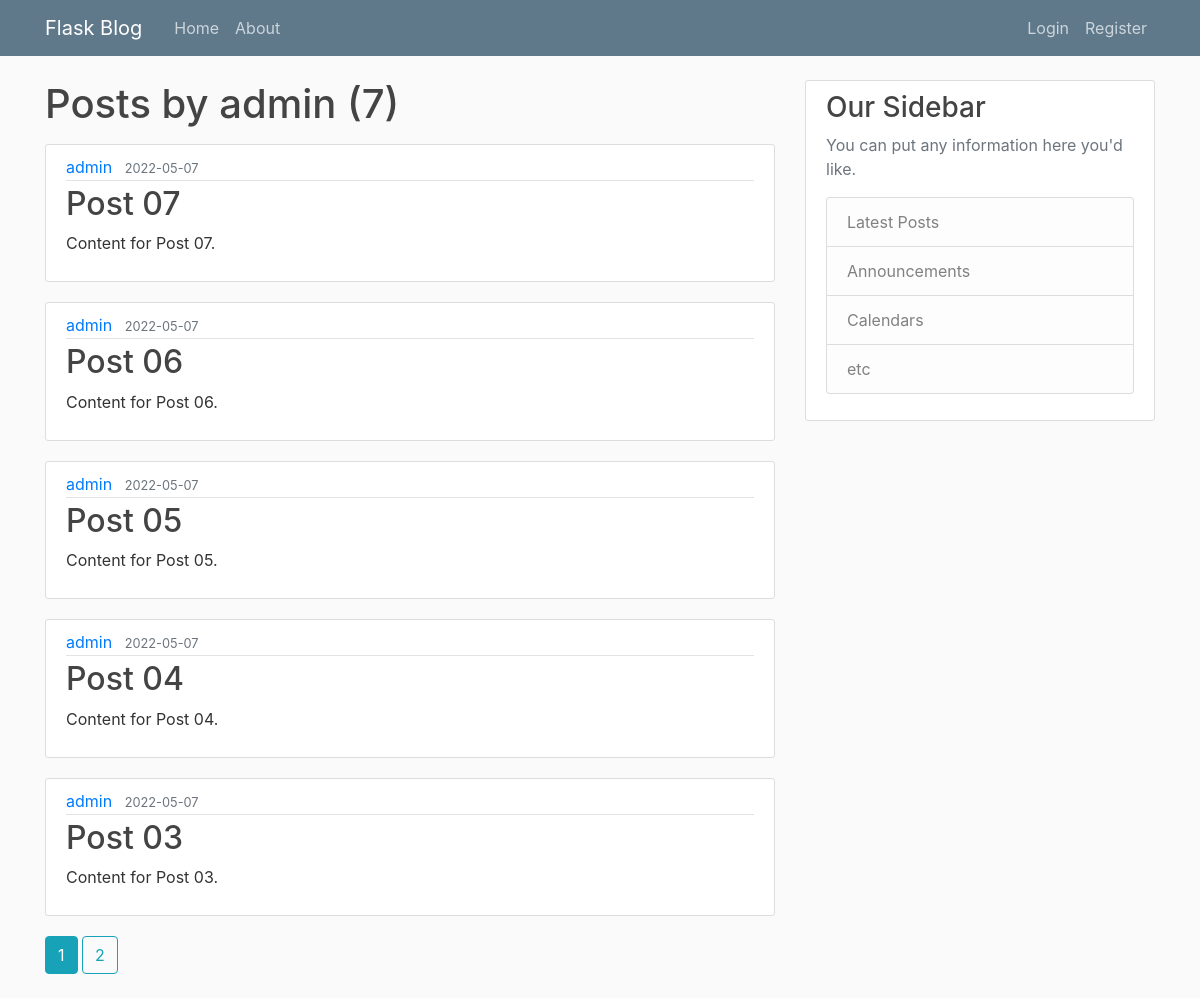
Screenshot of /user/admin with the database file from the repository.
### flaskblog/models.py (models this page shows, shortened)
class User(db.Model, UserMixin):
    id = db.Column(db.Integer, primary_key=True)
    username = db.Column(db.String(20), unique=True, nullable=False)
    email = db.Column(db.String(120), unique=True, nullable=False)
    image_file = db.Column(db.String(20), nullable=False, default='default.jpg')
    password = db.Column(db.String(60), nullable=False)
    posts = db.relationship('Post', backref='author', lazy=True)

class Post(db.Model):
    id = db.Column(db.Integer, primary_key=True)
    title = db.Column(db.String(100), nullable=False)
    date_posted = db.Column(db.DateTime, nullable=False, default=datetime.utcnow)
    content = db.Column(db.Text, nullable=False)
    user_id = db.Column(db.Integer, db.ForeignKey('user.id'), nullable=False)

### flaskblog/users/routes.py (the view)
@users.route("/user/<string:username>")
def user_posts(username):
    page = request.args.get('page', 1, type=int)
    user = User.query.filter_by(username=username).first_or_404()
    posts = Post.query.filter_by(author=user)\
        .order_by(Post.date_posted.desc())\
        .paginate(page=page, per_page=5)
    return render_template('user_posts.html', posts=posts, user=user)

### flaskblog/templates/user_posts.html
{% extends "layout.html" %}
{% block content %}
    <h1 class="mb-3">Posts by {{ user.username }} ({{ posts.total }})</h1>
    {% for post in posts.items %}
        <article class="media content-section">
          <div class="media-body">
            <div class="article-metadata">
              <a class="mr-2" href="{{ url_for('users.user_posts', username=post.author.username) }}">{{ post.author.username }}</a>
              <small class="text-muted">{{ post.date_posted.strftime('%Y-%m-%d') }}</small>
            </div>
            <h2><a class="article-title" href="{{ url_for('posts.post', post_id=post.id) }}">{{ post.title }}</a></h2>
            <p class="article-content">{{ post.content }}</p>
          </div>
        </article>
    {% endfor %}
    {% for page_num in posts.iter_pages(left_edge=1, right_edge=1, left_current=1, right_current=2) %}
        {% if page_num %}
          {% if posts.page == page_num %}
            <a class="btn btn-info mb-4" href="{{ url_for('users.user_posts', username=user.username, page=page_num) }}">{{ page_num }}</a>
          {% else %}
            <a class="btn btn-outline-info mb-4" href="{{ url_for('users.user_posts', username=user.username, page=page_num) }}">{{ page_num }}</a>
          {% endif %}
        {% else %}
          ...
        {% endif %}
    {% endfor %}
{% endblock content %}

### flaskblog/static/main.css (style rules this page uses)
body { background: #fafafa; color: #333333; margin-top: 5rem; }
h1, h2, h3, h4, h5, h6 { color: #444444; }
.content-section { background: #ffffff; padding: 10px 20px; border: 1px solid #dddddd; border-radius: 3px; margin-bottom: 20px; }
.article-title { color: #444444; }
.article-content { white-space: pre-line; }
.article-metadata { padding-bottom: 1px; margin-bottom: 4px; border-bottom: 1px solid #e3e3e3 }

### rows the page displays
User: username "admin"
Post: author.username "admin", date_posted "2022-05-07", title "Post 07", content "Content for Post 07."
Post: author.username "admin", date_posted "2022-05-07", title "Post 06", content "Content for Post 06."
Post: author.username "admin", date_posted "2022-05-07", title "Post 05", content "Content for Post 05."
Post: author.username "admin", date_posted "2022-05-07", title "Post 04", content "Content for Post 04."
Post: author.username "admin", date_posted "2022-05-07", title "Post 03", content "Content for Post 03."

### other values shown
{{ posts.total }} "7"
{{ page_num }} "1"
{{ page_num }} "2"
